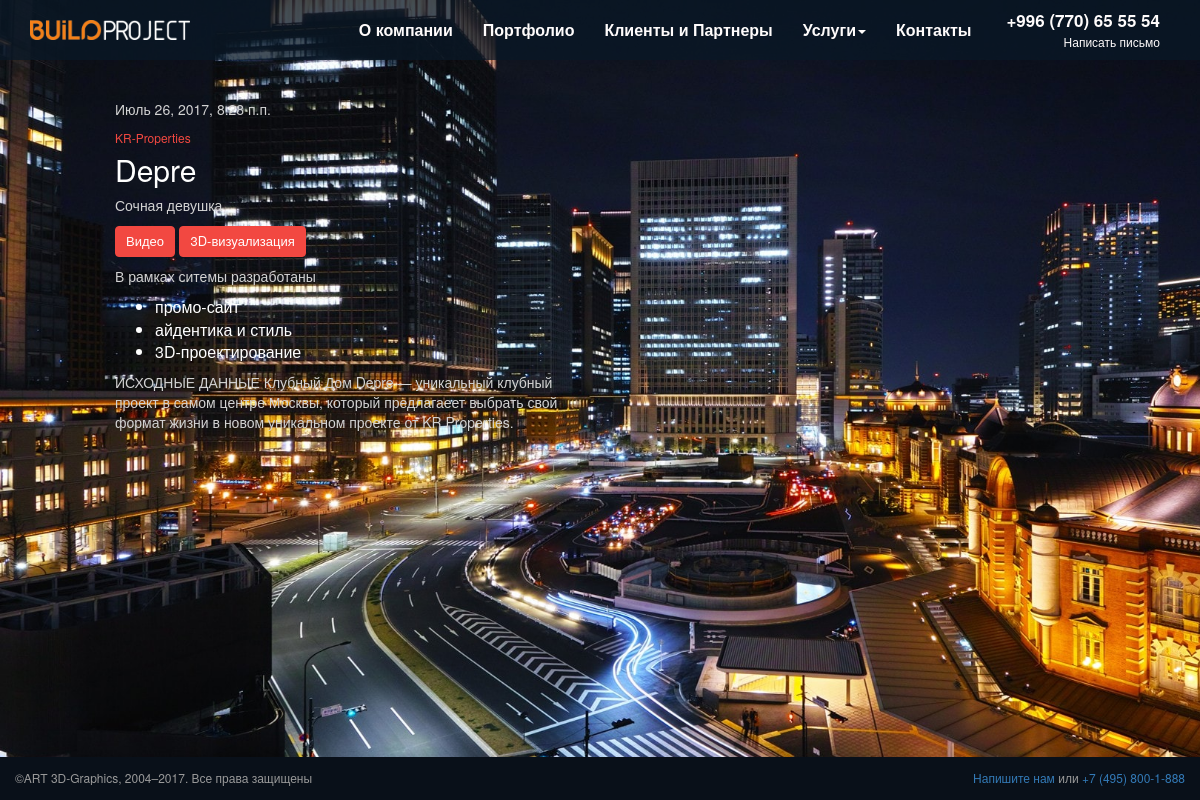
Page /portfolio/jiloidom/ on the committed database.
### portfolio/models.py (models this page shows, shortened)
class Portfolio(models.Model):
    class Meta:
        verbose_name = 'Портфолио'
        verbose_name_plural = 'Портфолио'
    title = models.CharField(max_length=150)
    publish = models.DateTimeField(auto_now_add=True)
    video = models.CharField(max_length=255, null=True, blank=True)
    link = models.CharField(max_length=255, null=True, blank=True)
    results = models.ManyToManyField(Result)
    place = models.CharField(max_length=60)
    description = models.TextField()
    slug = models.SlugField(unique=True)
    image = models.ImageField(upload_to=item_upload_to)
    category = models.ForeignKey(Category)
    slider = models.ManyToManyField(Slider, blank=True)

class Category(models.Model):
    class Meta:
        verbose_name = 'Категория'
        verbose_name_plural = 'Категории'
    name = models.CharField(max_length=100)
    url = models.CharField(max_length=100, null=True, blank=True)

class Result(models.Model):
    class Meta:
        verbose_name = 'Результат'
        verbose_name_plural = 'Результаты'
    name = models.CharField(max_length=100)

### portfolio/views.py (the view)
# urls.py: url(r'^portfolio/(?P<slug>[-\w]+)/$', PortfolioDetail.as_view(), name='portfolio_detail'),
class PortfolioDetail(DetailView):
    model = Portfolio
    template_name = "portfolio_detail.html"
    context_object_name = 'gallery'
    def get_object(self, queryset=None):
        return get_object_or_404(Portfolio, slug__iexact=self.kwargs['slug'])

### templates/portfolio_detail.html (shortened to what this page needs)
{% extends 'base.html' %}
{% load staticfiles %}
{% block content %}
    <div class="container-fluid more" style=" background-image: url({{ gallery.image.url }});">
        <div class="row">
            <div class="col-md-5 col-md-offset-1 text">
                <p>{{ gallery.publish }}</p>
                <p class="red">{{ gallery.place }}</p>
                <h2>{{ gallery.title }}</h2>
                <p>{{ gallery.category.name }}</p>
                {% if gallery.video %}
                    <a class="swipebox-video btn btn-danger" rel="youtube" href="{{ gallery.video }}">
                        Видео</a>
                {% endif %}
                {% if gallery.slider.all %}
                    <a href="#" id="gallery" class="btn btn-danger">3D-визуализация</a>
                {% endif %}
                <div class="result-project">
                    <p>В рамках ситемы разработаны</p>
                    <ul>
                        {% for g_result in gallery.results.all %}
                            <li>{{ g_result.name }}</li>
                        {% endfor %}
                    </ul>
                </div>
                <p>{{ gallery.description }}</p>
            </div>
        </div>
    </div>
{% endblock %}

### static/static_dirs/css/style.css (style rules this page uses)
html { height: 100%; }
body { font-size: 16px; background-color: #151d26; height: 100%; line-height: 1.4; }
.red { color: #f24841 !important; }
.more { padding-top: 100px; width: 100%; min-height: 100%; color: #fff; background-position: left; background-size: cover; }
.more p { font-size: 14px; color: #d3d3d3; }
.more .red { color: #f24841 !important; margin-bottom: -13px; font-size: 12px; }
.btn-danger { background-color: #f24841; color: #fff; font-size: 13px; border: 1px solid #f24841; padding: 5px 10px; margin-bottom: 10px; }

### rows in the picture
Portfolio: image (picture), publish "Июль 26, 2017, 8:28 п.п.", place "KR-Properties", title "Depre", category.name "Сочная девушка", description "ИСХОДНЫЕ ДАННЫЕ Клубный Дом Depre — уникальный клубный проект в самом центре Москвы, который предлагаеет выбрать свой формат жизни в новом уникальном проекте от KR Properties."
Result: name "промо-сайт"
Result: name "айдентика и стиль"
Result: name "3D-проектирование"
